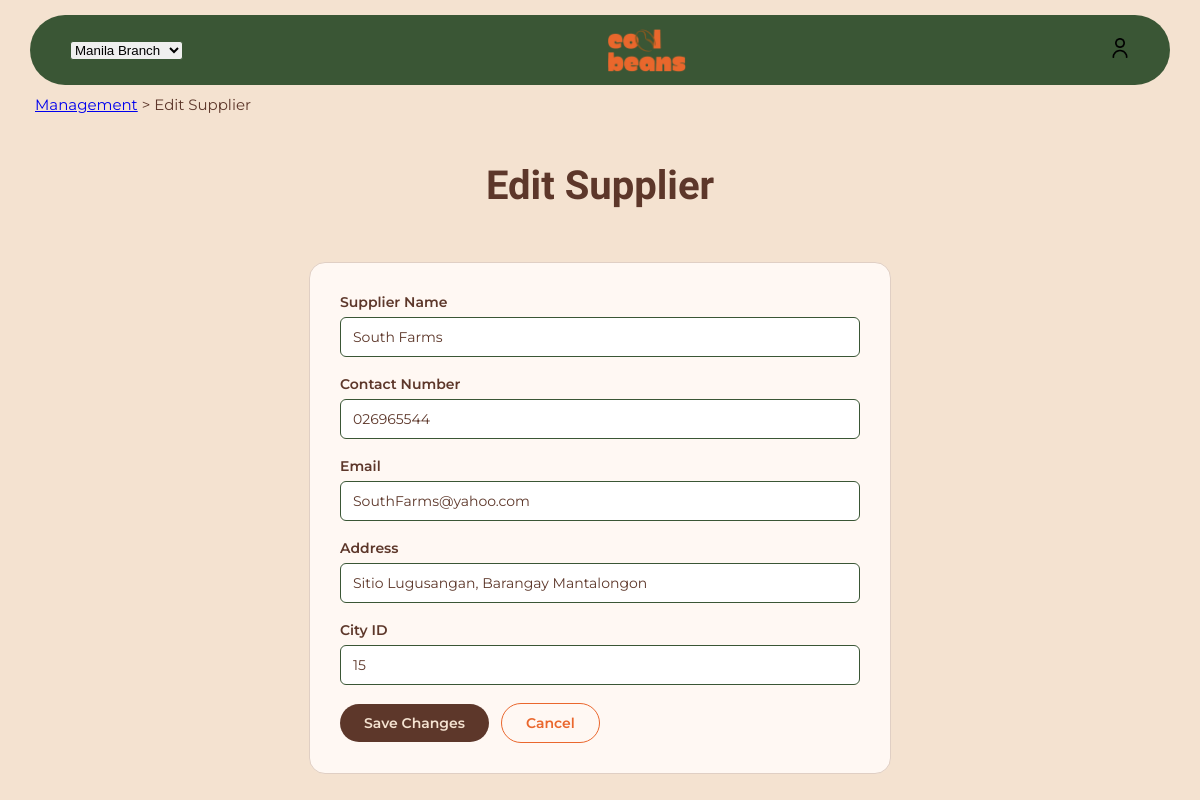
The app's page /coffee-backend/suppliers/edit_suppliers.php?id=2 with its own data.
### tables this page shows
CREATE TABLE IF NOT EXISTS `supplier` (
  `supplier_id` INT NOT NULL AUTO_INCREMENT,
  `supplier_name` VARCHAR(100) NOT NULL,
  `contact_number` VARCHAR(45) NOT NULL,
  `email` VARCHAR(100) NOT NULL,
  `address` VARCHAR(255) NULL,
  `city_id` INT NOT NULL,
  PRIMARY KEY (`supplier_id`),
  UNIQUE INDEX `supplier_id_UNIQUE` (`supplier_id` ASC) VISIBLE,
  INDEX `fk_supplier_city1_idx` (`city_id` ASC) VISIBLE,
  CONSTRAINT `fk_supplier_city1`
    FOREIGN KEY (`city_id`)
    REFERENCES `city` (`city_id`)
    ON DELETE NO ACTION
    ON UPDATE NO ACTION);

### coffee-backend/suppliers/edit_suppliers.php (the view, shortened to what this page needs)
<?php
include("../config/db-connect.php");
$id = $_GET['id'];
$stmt = $conn->prepare("SELECT * FROM supplier WHERE supplier_id = ?");
$stmt->bind_param("i", $id);
$stmt->execute();
$supplier = $stmt->get_result()->fetch_assoc();
?>
<!DOCTYPE html>
<html>
<head>
    <link rel="stylesheet" href="../../public/common/style_mgmt.css">
</head>
<body>
    <header>
        <nav>
            <select>
                <option>Manila Branch</option>
            </select>
            <img src="../../public/common/logo.png" class="logo" alt="Cool Beans Logo" />
            <a href=""><img src="../../public/common/user.png" class="icons" /></a>
        </nav>
    </header>
    <div class="breadcrumb">
        <p><a href="../management/management.php">Management</a> &gt; Edit Supplier</p>
    </div>
    <h2>Edit Supplier</h2>
    <div class="form-container">
        <form method="POST" action="edit_suppliers.php?id=<?= $supplier['supplier_id'] ?>">
            <div class="form-group">
                <label>Supplier Name</label>
                <input type="text" name="supplier_name" value="<?= $supplier['supplier_name'] ?>" required>
            </div>
            <div class="form-group">
                <label>Contact Number</label>
                <input type="text" name="contact_number" value="<?= $supplier['contact_number'] ?>">
            </div>
            <div class="form-group">
                <label>Email</label>
                <input type="email" name="email" value="<?= $supplier['email'] ?>">
            </div>
            <div class="form-group">
                <label>Address</label>
                <input type="text" name="address" value="<?= $supplier['address'] ?>">
            </div>
            <div class="form-group">
                <label>City ID</label>
                <input type="number" name="city_id" value="<?= $supplier['city_id'] ?>">
            </div>
            <div class="btn-row">
                <button type="submit">Save Changes</button>
                <a class="cancel-btn" href="../management/management.php?tab=supplier-management">Cancel</a>
            </div>
        </form>
    </div>
</body>
</html>

### public/common/style_mgmt.css (style rules this page uses)
body { background-color: #F4E2D0; color: #5D372A; font-family: 'Montserrat', sans-serif; margin: 0; display: flex; flex-direction: column; align-items: center; }
h2 { font-family: 'Notable', sans-serif; font-size: 40px; color: #5D372A; text-align: center; }
header { width: 95%; display: flex; justify-content: center; position: fixed; top: 15px; z-index: 1000; }
header nav { display: flex; align-items: center; justify-content: space-between; width: 95%; height: 70px; border-radius: 70px; background-color:#3A5635; padding: 0 40px; position: relative; }
header a { text-decoration: none; color: black; font-size: 14px; font-weight: 600; }
.logo { height: 45px; }
.icons { height: 20px; }
.breadcrumb { margin-top: 80px; font-size: 15px; display: flex; align-self: flex-start; padding: 0 0 0 35px; }
input, select { border: solid 1px #3A5635; border-radius: 3px; }
.form-container { width: 90%; max-width: 520px; margin: 20px auto; padding: 30px; background-color: #fff8f3; border: 1px solid #e0cfc4; border-radius: 16px; }
.form-group { display: flex; flex-direction: column; gap: 6px; margin-bottom: 18px; }
.form-group label { font-weight: 600; font-size: 14px; color: #5D372A; }
.form-group input, .form-group select, .form-group textarea { padding: 10px 12px; border: 1px solid #3A5635; border-radius: 6px; font-family: 'Montserrat', sans-serif; font-size: 14px; color: #5D372A; background-color: #fff; width: 100%; box-sizing: border-box; }
.btn-row { display: flex; gap: 12px; margin-top: 8px; align-items: center; }
.btn-row button[type="submit"] { background-color: #5D372A; color: #F4E2D0; border: none; padding: 10px 24px; border-radius: 20px; font-family: 'Montserrat', sans-serif; font-weight: 600; font-size: 14px; cursor: pointer; }
.cancel-btn { padding: 10px 24px; border: 1px solid #EA672D; border-radius: 20px; text-decoration: none; color: #EA672D; font-weight: 600; font-size: 14px; }

### records on screen
supplier: supplier_name "South Farms", contact_number "026965544", email "SouthFarms@yahoo.com", address "Sitio Lugusangan, Barangay Mantalongon", city_id "15"
